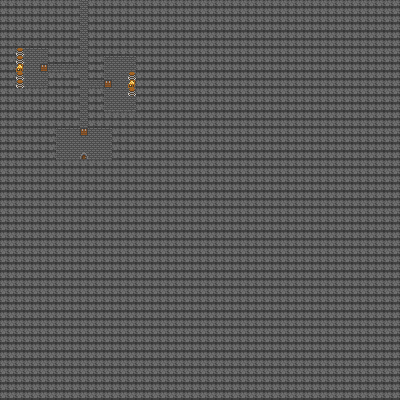

A 2D game scene composited from a Tiled map and its tileset images. What follows is a short description and the map's XML, with each tile layer's data collapsed to a summary:
An orthogonal 50x50 tile map with 8x8 px tiles, 2 tile layers (Layer 1, New Layer).

<map version="1.0" orientation="orthogonal" width="50" height="50" tilewidth="8" tileheight="8">
 <tileset firstgid="1" name="texture-tile" tilewidth="8" tileheight="8" spacing="1" margin="1">
  <image source="texture-tile.png" />
 </tileset>
 <layer name="Layer 1" width="50" height="50">
  <data>[2500 cells, 2500 non-empty, 1 distinct tile ids]</data>
 </layer>
 <layer name="New Layer" width="50" height="50">
  <data>[2500 cells, 2414 non-empty, 5 distinct tile ids]</data>
 </layer>
</map>